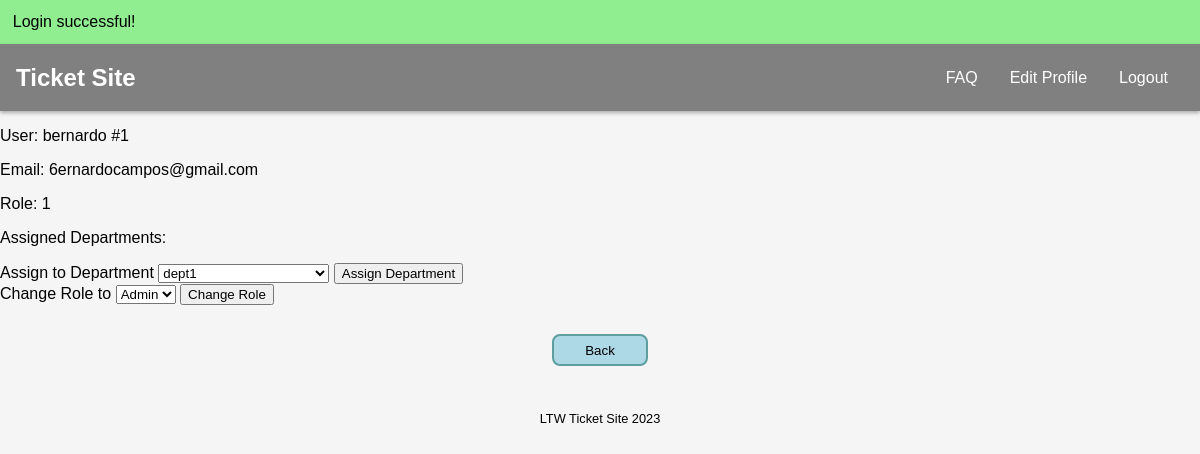
Screenshot of /pages/usermanagement.php?id=1 (signed in) with the database file from the repository.
### tables this page shows
CREATE TABLE users (
    id INTEGER PRIMARY KEY AUTOINCREMENT,
    username TEXT NOT NULL,
    email TEXT NOT NULL,
    password TEXT NOT NULL,
    role_id INTEGER,
    FOREIGN KEY (role_id) REFERENCES roles(id)
);

### pages/usermanagement.php (called while the page is built, shortened)
<?php
$db = getDatabaseConnection();
require_once('../templates/common.tpl.php');
require_once('../templates/admin.tpl.php');
require_once('../database/classes/user.class.php');
require_once('../database/classes/department.class.php');
require_once('../database/classes/role.class.php');
$user_id = intval($_GET['id']);
$user = User::getUser($db, $user_id);
$dept_assigned = Department::getAssignedDepartments($db, $user_id);
$roles = Role::getRoles($db);
$departments = Department::getDepartments($db);
drawUserInfo($user, $dept_assigned, $roles, $departments);
?>

### database/classes/user.class.php (called while the page is built, shortened)
<?php
    class User {
        public function __construct(int $id, string $username, string $email, int $role){
            $this->id = $id;
            $this->username = $username;
            $this->email = $email;
            $this->role = $role;
        }
        static function getUser(PDO $db, int $id) : ?User {
            $stmt = $db->prepare('SELECT * FROM users WHERE id = ?');
            $stmt->execute(array($id));
            $user = $stmt->fetch();
            if($user){
                return new User($user['id'], $user['username'], $user['email'], $user['role_id']);
            }
            else return null;
        }
    }
?>

### database/classes/department.class.php (called while the page is built, shortened)
<?php
    class Department {
        public function __construct(int $id, string $name) {
            $this->id = $id;
            $this->name = $name;
        }
        static function getDepartments(PDO $db) : array {
            $stmt = $db->prepare('SELECT * FROM departments');
            $stmt->execute();
            $departments = array();
            while ($department = $stmt->fetch()){
                $departments[] = new Department($department['id'], $department['name']);
            }
            return $departments;
        }
    }
?>

### database/classes/role.class.php (called while the page is built, shortened)
<?php
    class Role {
        public function __construct(int $id, string $name) {
            $this->id = $id;
            $this->name = $name;
        }
        static function getRoles(PDO $db) : array {
            $stmt = $db->prepare('SELECT * FROM roles');
            $stmt->execute();
            $roles = array();
            while ($role = $stmt->fetch()){
                $roles[] = new Role($role['id'], $role['name']);
            }
            return $roles;
        }
    }
?>

### templates/admin.tpl.php (the view, shortened to what this page needs)
<?php function drawUserInfo(User $user, array $dept_assigned, array $roles, array $departments) { ?>
    <p>User: <?=$user->username?> #<?=$user->id?></p>
    <p>Email: <?=$user->email?></p>
    <p>Role: <?=$user->role?></p>
    <?php if($user->role < 3) { ?>
        <p>Assigned Departments:</p>
        <?php drawDepartmentAssign($user, $departments) ?>
    <?php } ?>
    <?php drawRoleChanger($user, $roles); ?>
<?php } ?>
<?php function drawRoleChanger(User $user, array $roles) { ?>
<form action="../actions/action_change_role.php?id=<?=$user->id?>" method="POST">
    <label>
        Change Role to
        <select name="role">
            <?php foreach($roles as $role) { ?>
                <option value=<?=$role->id?>><?=$role->name?></option>
            <?php } ?>
        </select>
    </label>
    <button type="submit" name="submit_role_change">Change Role</button>
</form>
<?php } ?>
<?php function drawDepartmentAssign(User $user, array $departments) { ?>
<form action="../actions/action_assign_department.php?id=<?=$user->id?>" METHOD="POST">
    <label>
        Assign to Department
        <select name="department">
            <?php foreach($departments as $dept) { ?>
                <option value=<?=$dept->id?>><?=$dept->name?></option>
            <?php } ?>
        </select>
    </label>
    <button type="submit" name="submit_department_assign">Assign Department</button>
</form>
<?php } ?>

### css/style.css (style rules this page uses)
body { font-family: Arial, Helvetica, sans-serif; background-color: whitesmoke; margin: 0; padding: 0; }

### rows the page displays
users: username "bernardo", id "1", email "6ernardocampos@gmail.com", role "1"

### other values shown
$message['text'] "Login successful!"
$text "Back"
form field department "dept1"
form field role "Admin"
